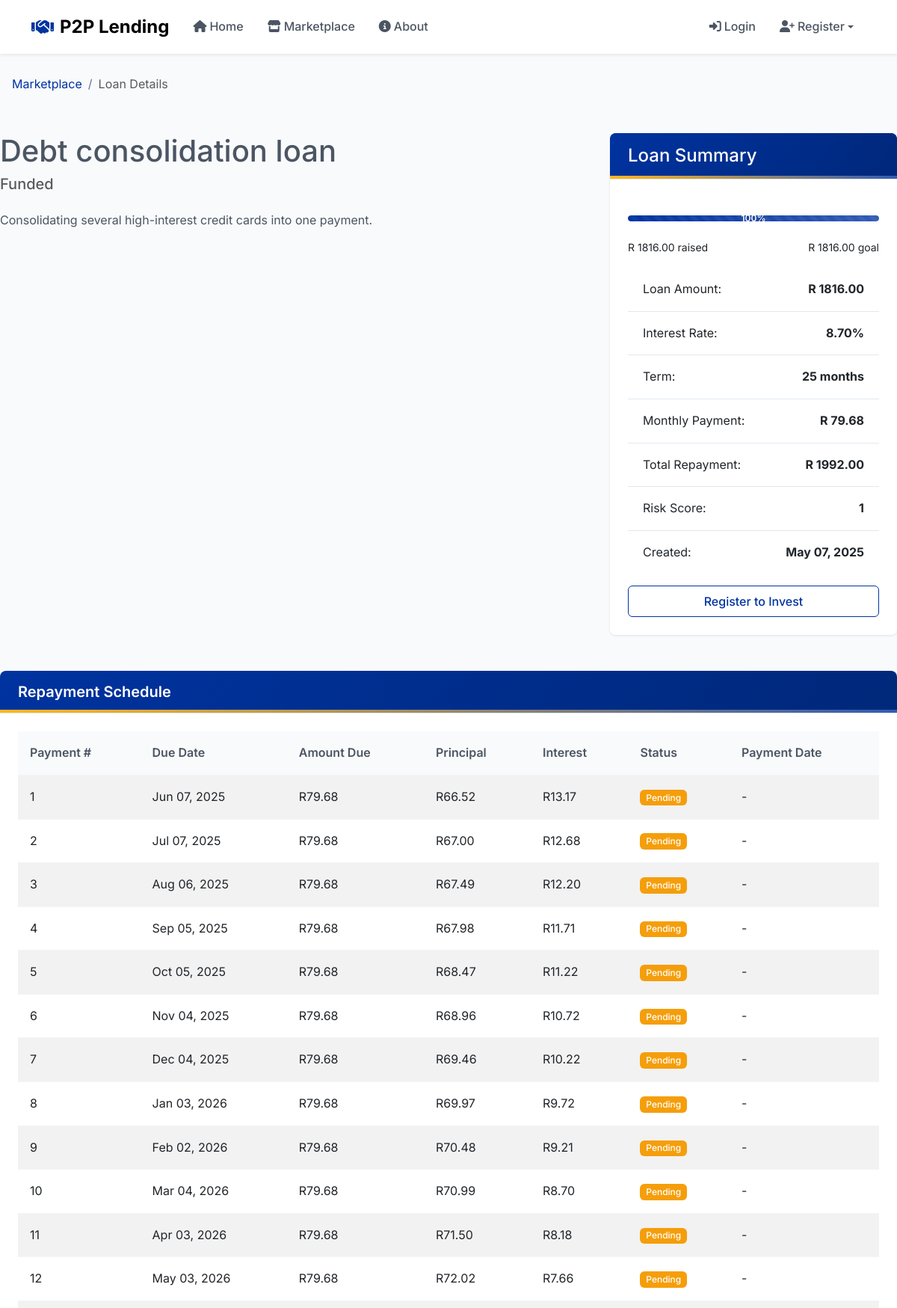
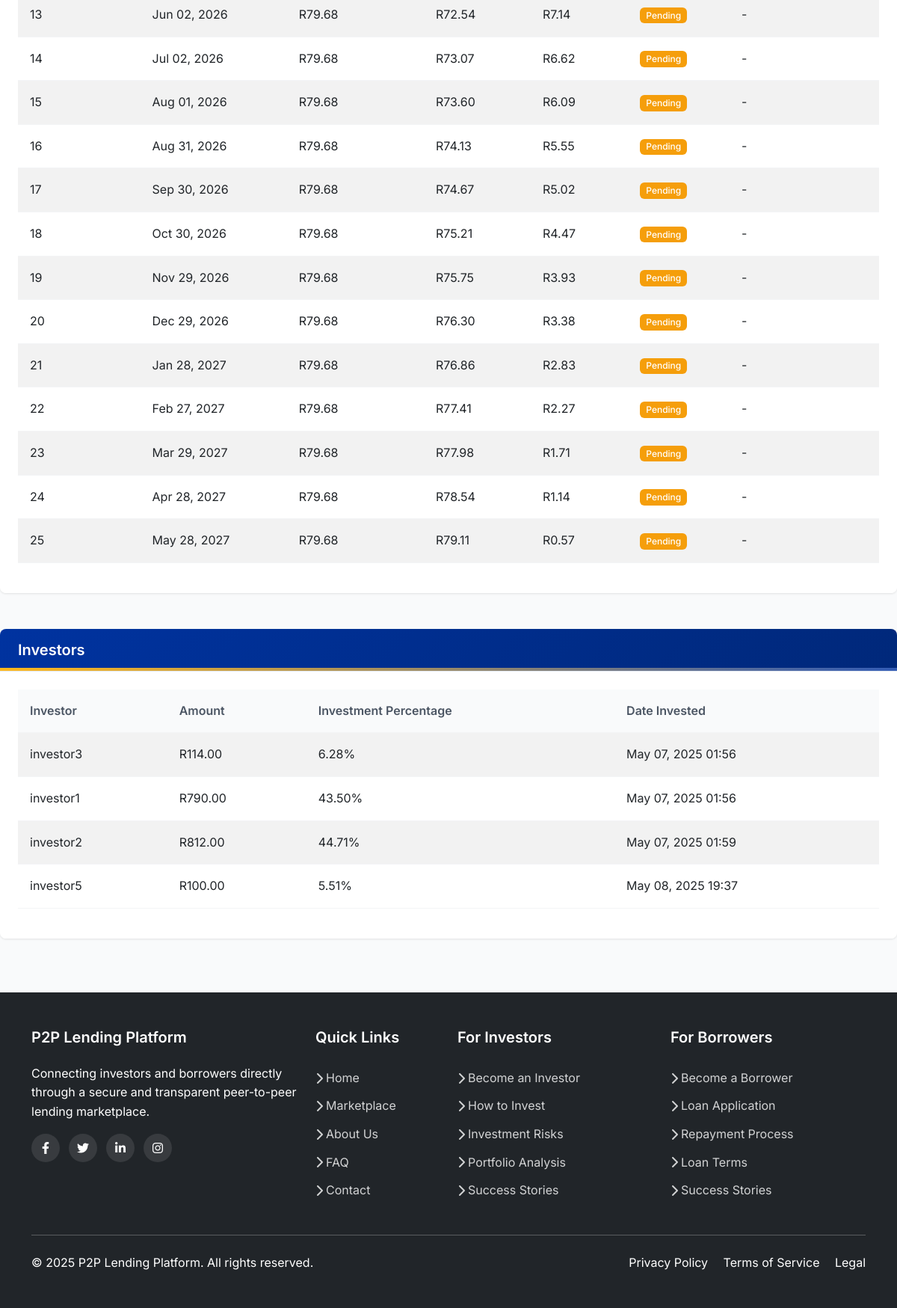
/lending/loan/4/, run on the app's committed database (2 pictures, top to bottom).
### lending/models.py (models this page shows, shortened)
class Loan(models.Model):
    STATUS_CHOICES = (
        ('pending', 'Pending'),
        ('funded', 'Funded'),
        ('active', 'Active'),
        ('repaid', 'Repaid'),
        ('defaulted', 'Defaulted'),
        ('cancelled', 'Cancelled'),
    )
    LOAN_PURPOSE_CHOICES = (
        ('personal', 'Personal'),
        ('business', 'Business'),
        ('education', 'Education'),
        ('debt_consolidation', 'Debt Consolidation'),
        ('home_improvement', 'Home Improvement'),
        ('medical', 'Medical'),
        ('car', 'Car Purchase'),
        ('vacation', 'Vacation'),
        ('wedding', 'Wedding'),
        ('other', 'Other'),
    )
    borrower = models.ForeignKey(User, on_delete=models.CASCADE, related_name='loans')
    title = models.CharField(max_length=100)
    description = models.TextField()
    amount = models.DecimalField(max_digits=12, decimal_places=2)
    interest_rate = models.DecimalField(max_digits=5, decimal_places=2)
    term_months = models.IntegerField()
    monthly_payment = models.DecimalField(max_digits=12, decimal_places=2)
    total_repayment = models.DecimalField(max_digits=12, decimal_places=2)
    risk_score = models.IntegerField()
    status = models.CharField(max_length=10, choices=STATUS_CHOICES, default='pending')
    purpose = models.CharField(max_length=20, choices=LOAN_PURPOSE_CHOICES, default='other')
    purpose_description = models.TextField(blank=True)
    debt_to_income_ratio = models.DecimalField(max_digits=5, decimal_places=2, null=True, blank=True)
    borrower_verified = models.BooleanField(default=False)
    employment_verified = models.BooleanField(default=False)
    income_verified = models.BooleanField(default=False)
    previous_loans_count = models.IntegerField(default=0)
    previous_loans_repaid = models.IntegerField(default=0)
    is_secured = models.BooleanField(default=False)
    collateral_description = models.TextField(blank=True)
    collateral_value = models.DecimalField(max_digits=12, decimal_places=2, null=True, blank=True)
    loan_to_value_ratio = models.DecimalField(max_digits=5, decimal_places=2, null=True, blank=True)
    created_at = models.DateTimeField(auto_now_add=True)
    start_date = models.DateField(null=True, blank=True)
    end_date = models.DateField(null=True, blank=True)
    days_late_count = models.IntegerField(default=0)
    times_late_count = models.IntegerField(default=0)
    @property
    def current_funded_amount(self):
        return Investment.objects.filter(loan=self).aggregate(
            total=models.Sum('amount'))['total'] or Decimal('0.00')
    @property
    def funding_percentage(self):
        if self.amount <= 0:
            return 0
        return (self.current_funded_amount / self.amount) * 100
    def generate_repayment_schedule(self):
        if LoanPayment.objects.filter(loan=self).exists():
            return LoanPayment.objects.filter(loan=self).order_by('payment_number')

class LoanPayment(models.Model):
    STATUS_CHOICES = (
        ('pending', 'Pending'),
        ('paid', 'Paid'),
        ('late', 'Late'),
        ('defaulted', 'Defaulted'),
    )
    loan = models.ForeignKey(Loan, on_delete=models.CASCADE, related_name='payments')
    payment_number = models.IntegerField()
    due_date = models.DateField()
    amount_due = models.DecimalField(max_digits=12, decimal_places=2)
    amount_paid = models.DecimalField(max_digits=12, decimal_places=2, default=Decimal('0.00'))
    principal = models.DecimalField(max_digits=12, decimal_places=2)
    interest = models.DecimalField(max_digits=12, decimal_places=2)
    payment_date = models.DateField(null=True, blank=True)
    status = models.CharField(max_length=10, choices=STATUS_CHOICES, default='pending')
    reminder_sent = models.BooleanField(default=False)
    reminder_sent_date = models.DateTimeField(null=True, blank=True)
    late_notice_sent = models.BooleanField(default=False)
    late_notice_sent_date = models.DateTimeField(null=True, blank=True)
    late_fee_amount = models.DecimalField(max_digits=12, decimal_places=2, default=Decimal('0.00'))
    auto_payment_enabled = models.BooleanField(default=False)
    class Meta:
        unique_together = ('loan', 'payment_number')

class Investment(models.Model):
    investor = models.ForeignKey(User, on_delete=models.CASCADE, related_name='investments')
    loan = models.ForeignKey(Loan, on_delete=models.CASCADE, related_name='investments')
    amount = models.DecimalField(max_digits=12, decimal_places=2)
    date_invested = models.DateTimeField(auto_now_add=True)
    @property
    def investment_percentage(self):
        if self.loan.amount <= 0:
            return 0
        return (self.amount / self.loan.amount) * 100

### lending/views.py (the view, shortened to what this page needs)
# urls.py: path('loan/<int:loan_id>/', views.loan_detail, name='loan_detail'),
def loan_detail(request, loan_id):
    loan = get_object_or_404(Loan, id=loan_id)
    investments = Investment.objects.filter(loan=loan)
    payment_schedule = None
    if loan.status in ['funded', 'active', 'repaid']:
        payment_schedule = loan.generate_repayment_schedule()
    user_investment = None
    if request.user.is_authenticated:
        user_investment = Investment.objects.filter(loan=loan, investor=request.user).first()
    investment_form = None
    can_invest = False
    context = {
        'loan': loan,
        'investments': investments,
        'payment_schedule': payment_schedule,
        'user_investment': user_investment,
        'investment_form': investment_form,
        'can_invest': can_invest,
    }
    return render(request, 'lending/loan_detail.html', context)

### templates/lending/loan_detail.html (shortened to what this page needs)
{% extends 'base.html' %}
{% load currency_format %}
{% block content %}
<div class="row mb-4">
    <div class="col-md-12">
        <nav aria-label="breadcrumb">
            <ol class="breadcrumb">
                <li class="breadcrumb-item"><a href="{% url 'lending:marketplace' %}">Marketplace</a></li>
                <li class="breadcrumb-item active" aria-current="page">Loan Details</li>
            </ol>
        </nav>
    </div>
</div>
<div class="row mb-4">
    <div class="col-md-8">
        <h1>{{ loan.title }}</h1>
        <h5 class="text-muted">{{ loan.get_status_display }}</h5>
        <div class="mt-4">
            <p>{{ loan.description }}</p>
        </div>
    </div>
    <div class="col-md-4">
        <div class="card">
            <div class="card-header bg-primary text-white">
                <h4 class="mb-0">Loan Summary</h4>
            </div>
            <div class="card-body">
                <div class="mb-3">
                    <div class="progress">
                        <div class="progress-bar" role="progressbar" style="width: {{ loan.funding_percentage }}%;" aria-valuenow="{{ loan.funding_percentage }}" aria-valuemin="0" aria-valuemax="100">
                            {{ loan.funding_percentage|floatformat:0 }}%
                        </div>
                    </div>
                    <div class="d-flex justify-content-between mt-1">
                        <small>{{ loan.current_funded_amount|currency }} raised</small>
                        <small>{{ loan.amount|currency }} goal</small>
                    </div>
                </div>
                <ul class="list-group list-group-flush">
                    <li class="list-group-item d-flex justify-content-between">
                        <span>Loan Amount:</span>
                        <strong>{{ loan.amount|currency }}</strong>
                    </li>
                    <li class="list-group-item d-flex justify-content-between">
                        <span>Interest Rate:</span>
                        <strong>{{ loan.interest_rate }}%</strong>
                    </li>
                    <li class="list-group-item d-flex justify-content-between">
                        <span>Term:</span>
                        <strong>{{ loan.term_months }} months</strong>
                    </li>
                    <li class="list-group-item d-flex justify-content-between">
                        <span>Monthly Payment:</span>
                        <strong>{{ loan.monthly_payment|currency }}</strong>
                    </li>
                    <li class="list-group-item d-flex justify-content-between">
                        <span>Total Repayment:</span>
                        <strong>{{ loan.total_repayment|currency }}</strong>
                    </li>
                    <li class="list-group-item d-flex justify-content-between">
                        <span>Risk Score:</span>
                        <strong>{{ loan.risk_score }}</strong>
                    </li>
                    <li class="list-group-item d-flex justify-content-between">
                        <span>Created:</span>
                        <strong>{{ loan.created_at|date:"M d, Y" }}</strong>
                    </li>
                </ul>
                <div class="mt-3">
                    {% if user.is_authenticated %}
                        {% if user.profile.user_type == 'investor' and loan.status == 'pending' %}
                            <a href="{% url 'lending:invest' loan.id %}" class="btn btn-success w-100">Invest in this Loan</a>
                        {% elif user.profile.user_type == 'borrower' and loan.borrower == user and loan.status in 'active,funded' %}
                            <a href="{% url 'lending:repay' loan.id %}" class="btn btn-primary w-100">Make a Payment</a>
                        {% elif user.profile.user_type == 'borrower' and loan.borrower == user %}
                            <span class="badge bg-secondary d-block p-2">This is your loan</span>
                        {% endif %}
                    {% else %}
                        <a href="{% url 'accounts:register_investor' %}" class="btn btn-outline-primary w-100">Register to Invest</a>
                    {% endif %}
                </div>
            </div>
        </div>
    </div>
</div>
{% if loan.status in 'active,funded,repaid' %}
<div class="row mb-4">
    <div class="col-md-12">
        <div class="card">
            <div class="card-header">
                <h3 class="mb-0">Repayment Schedule</h3>
            </div>
            <div class="card-body">
                <div class="table-responsive">
                    <table class="table table-striped">
                        <thead>
                            <tr>
                                <th>Payment #</th>
                                <th>Due Date</th>
                                <th>Amount Due</th>
                                <th>Principal</th>
                                <th>Interest</th>
                                <th>Status</th>
                                <th>Payment Date</th>
                            </tr>
                        </thead>
                        <tbody>
                            {% for payment in payment_schedule %}
                                <tr>
                                    <td>{{ payment.payment_number }}</td>
                                    <td>{{ payment.due_date|date:"M d, Y" }}</td>
                                    <td>R{{ payment.amount_due }}</td>
                                    <td>R{{ payment.principal }}</td>
                                    <td>R{{ payment.interest }}</td>
                                    <td>
                                        <span class="badge
                                            {% if payment.status == 'paid' %}bg-success
                                            {% elif payment.status == 'late' %}bg-danger
                                            {% elif payment.status == 'pending' %}bg-warning
                                            {% else %}bg-secondary{% endif %}">
                                            {{ payment.get_status_display }}
                                        </span>
                                    </td>
                                    <td>
                                        {% if payment.payment_date %}
                                            {{ payment.payment_date|date:"M d, Y" }}
                                        {% else %}
                                            -
                                        {% endif %}
                                    </td>
                                </tr>
                            {% endfor %}
                        </tbody>
                    </table>
                </div>
            </div>
        </div>
    </div>
</div>
{% endif %}
<div class="row">
    <div class="col-md-12">
        <div class="card">
            <div class="card-header">
                <h3 class="mb-0">Investors</h3>
            </div>
            <div class="card-body">
                {% if investments %}
                    <div class="table-responsive">
                        <table class="table table-striped">
                            <thead>
                                <tr>
                                    <th>Investor</th>
                                    <th>Amount</th>
                                    <th>Investment Percentage</th>
                                    <th>Date Invested</th>
                                </tr>
                            </thead>
                            <tbody>
                                {% for investment in investments %}
                                    <tr>
                                        <td>{{ investment.investor.username }}</td>
                                        <td>R{{ investment.amount }}</td>
                                        <td>{{ investment.investment_percentage|floatformat:2 }}%</td>
                                        <td>{{ investment.date_invested|date:"M d, Y H:i" }}</td>
                                    </tr>
                                {% endfor %}
                            </tbody>
                        </table>
                    </div>
                {% endif %}
            </div>
        </div>
    </div>
</div>
{% endblock %}

### data on the page
Loan: title "Debt consolidation loan", status "Funded", description "Consolidating several high-interest credit cards into one payment.", funding_percentage "100", current_funded_amount "R 1816.00", amount "R 1816.00", interest_rate "8.70", term_months "25", monthly_payment "R 79.68", total_repayment "R 1992.00", risk_score "1", created_at "May 07, 2025"
LoanPayment: payment_number "1", due_date "Jun 07, 2025", amount_due "79.68", principal "66.52", interest "13.17", status "Pending"
LoanPayment: payment_number "2", due_date "Jul 07, 2025", amount_due "79.68", principal "67.00", interest "12.68", status "Pending"
LoanPayment: payment_number "3", due_date "Aug 06, 2025", amount_due "79.68", principal "67.49", interest "12.20", status "Pending"
LoanPayment: payment_number "4", due_date "Sep 05, 2025", amount_due "79.68", principal "67.98", interest "11.71", status "Pending"
LoanPayment: payment_number "5", due_date "Oct 05, 2025", amount_due "79.68", principal "68.47", interest "11.22", status "Pending"
LoanPayment: payment_number "6", due_date "Nov 04, 2025", amount_due "79.68", principal "68.96", interest "10.72", status "Pending"
LoanPayment: payment_number "7", due_date "Dec 04, 2025", amount_due "79.68", principal "69.46", interest "10.22", status "Pending"
LoanPayment: payment_number "8", due_date "Jan 03, 2026", amount_due "79.68", principal "69.97", interest "9.72", status "Pending"
LoanPayment: payment_number "9", due_date "Feb 02, 2026", amount_due "79.68", principal "70.48", interest "9.21", status "Pending"
LoanPayment: payment_number "10", due_date "Mar 04, 2026", amount_due "79.68", principal "70.99", interest "8.70", status "Pending"
LoanPayment: payment_number "11", due_date "Apr 03, 2026", amount_due "79.68", principal "71.50", interest "8.18", status "Pending"
LoanPayment: payment_number "12", due_date "May 03, 2026", amount_due "79.68", principal "72.02", interest "7.66", status "Pending"
LoanPayment: payment_number "13", due_date "Jun 02, 2026", amount_due "79.68", principal "72.54", interest "7.14", status "Pending"
LoanPayment: payment_number "14", due_date "Jul 02, 2026", amount_due "79.68", principal "73.07", interest "6.62", status "Pending"
LoanPayment: payment_number "15", due_date "Aug 01, 2026", amount_due "79.68", principal "73.60", interest "6.09", status "Pending"
LoanPayment: payment_number "16", due_date "Aug 31, 2026", amount_due "79.68", principal "74.13", interest "5.55", status "Pending"
LoanPayment: payment_number "17", due_date "Sep 30, 2026", amount_due "79.68", principal "74.67", interest "5.02", status "Pending"
LoanPayment: payment_number "18", due_date "Oct 30, 2026", amount_due "79.68", principal "75.21", interest "4.47", status "Pending"
LoanPayment: payment_number "19", due_date "Nov 29, 2026", amount_due "79.68", principal "75.75", interest "3.93", status "Pending"
LoanPayment: payment_number "20", due_date "Dec 29, 2026", amount_due "79.68", principal "76.30", interest "3.38", status "Pending"
LoanPayment: payment_number "21", due_date "Jan 28, 2027", amount_due "79.68", principal "76.86", interest "2.83", status "Pending"
LoanPayment: payment_number "22", due_date "Feb 27, 2027", amount_due "79.68", principal "77.41", interest "2.27", status "Pending"
LoanPayment: payment_number "23", due_date "Mar 29, 2027", amount_due "79.68", principal "77.98", interest "1.71", status "Pending"
LoanPayment: payment_number "24", due_date "Apr 28, 2027", amount_due "79.68", principal "78.54", interest "1.14", status "Pending"
LoanPayment: payment_number "25", due_date "May 28, 2027", amount_due "79.68", principal "79.11", interest "0.57", status "Pending"
Investment: investor.username "investor3", amount "114.00", investment_percentage "6.28", date_invested "May 07, 2025 01:56"
Investment: investor.username "investor1", amount "790.00", investment_percentage "43.50", date_invested "May 07, 2025 01:56"
Investment: investor.username "investor2", amount "812.00", investment_percentage "44.71", date_invested "May 07, 2025 01:59"
Investment: investor.username "investor5", amount "100.00", investment_percentage "5.51", date_invested "May 08, 2025 19:37"
